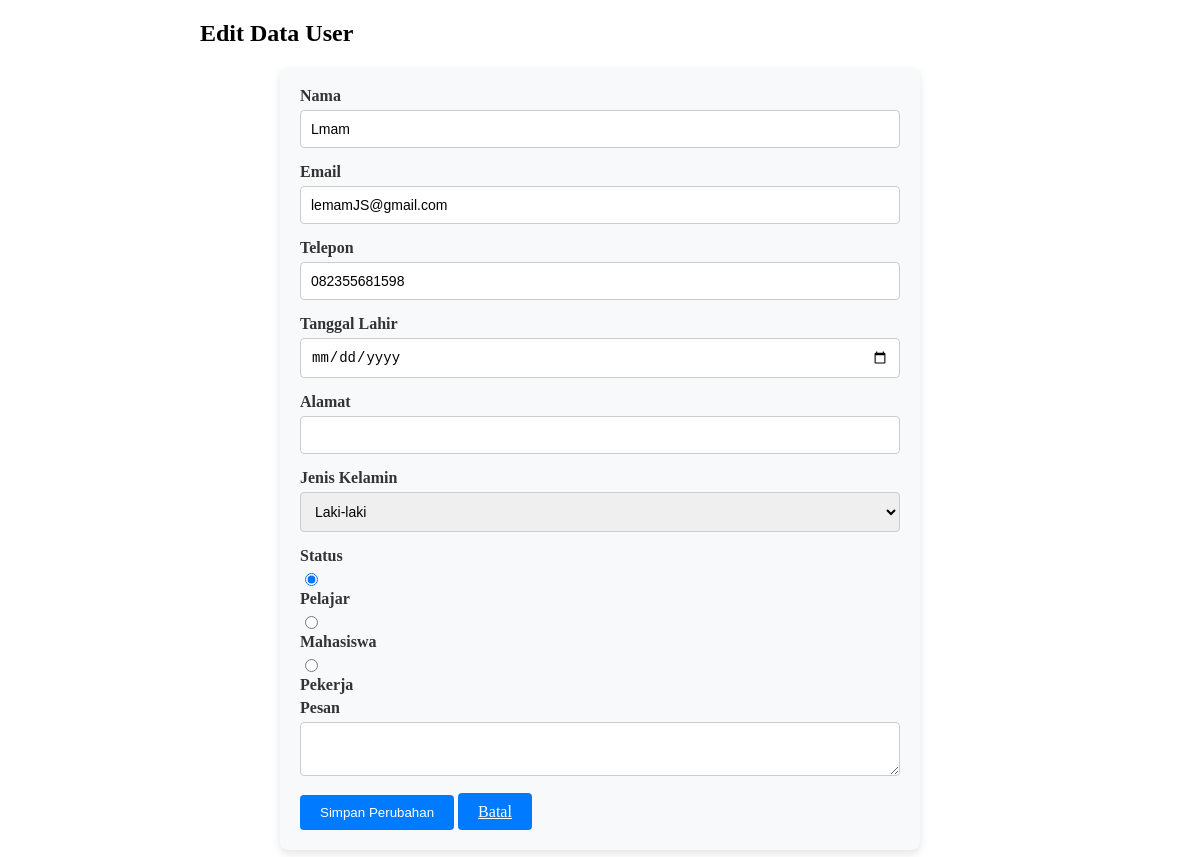
/crud/update.php?id=2, run on the app's committed database.
### tables this page shows
CREATE TABLE `pendaftar` (
  `id` int(11) NOT NULL,
  `name` varchar(100) NOT NULL,
  `email` varchar(100) NOT NULL,
  `phone` varchar(15) NOT NULL,
  `dob` date NOT NULL,
  `alamat` varchar(100) NOT NULL,
  `jekel` enum('Laki-laki','Perempuan') NOT NULL,
  `status` enum('Pelajar','Mahasiswa','Pekerja') NOT NULL,
  `pesan` text NOT NULL
);

### crud/update.php (the view, shortened to what this page needs)
<!DOCTYPE html>
<html lang="en">
<head>
    <link rel="stylesheet" href="../assets/cssform.css">
</head>
<body>
    <div class="container mt-5">
        <div class="row justify-content-center">
            <div class="col-md-6">
                <div class="form-container">
                    <h2 class="text-center mb-4">Edit Data User</h2>
                    <?php
                    $id = isset($_GET['id']) ? intval($_GET['id']) : 0;
                    if ($id > 0) {
                        $stmt = $koneksi->prepare("SELECT * FROM pendaftar WHERE id = ?");
                        $stmt->bind_param("i", $id);
                        $stmt->execute();
                        $result = $stmt->get_result();
                        if ($result->num_rows > 0) {
                            $user = $result->fetch_assoc();
                        } else {
                            die("<div class='alert alert-danger'>Data pengguna tidak ditemukan.</div>");
                        }
                    } else {
                        die("<div class='alert alert-danger'>ID tidak valid.</div>");
                    }
                    ?>
                    <form action="update_process.php?id=<?= $user['id'] ?>" method="POST">
                        <div class="form-group">
                            <label for="name">Nama</label>
                            <input type="text" class="form-control" id="name" name="name" value="<?= htmlspecialchars($user['name']) ?>" required>
                        </div>
                        <div class="form-group">
                            <label for="email">Email</label>
                            <input type="email" class="form-control" id="email" name="email" value="<?= htmlspecialchars($user['email']) ?>" required>
                        </div>
                        <div class="form-group">
                            <label for="phone">Telepon</label>
                            <input type="text" class="form-control" id="phone" name="phone" value="<?= htmlspecialchars($user['phone']) ?>" required>
                        </div>
                        <div class="form-group">
                            <label for="dob">Tanggal Lahir</label>
                            <input type="date" class="form-control" id="dob" name="dob" value="<?= htmlspecialchars($user['dob']) ?>" required>
                        </div>
                        <div class="form-group">
                            <label for="alamat">Alamat</label>
                            <input type="text" class="form-control" id="alamat" name="alamat" value="<?= htmlspecialchars($user['alamat']) ?>" required>
                        </div>
                        <div class="form-group">
                            <label for="jekel">Jenis Kelamin</label>
                            <select class="form-control" name="jekel" id="jekel" required>
                                <option value="Laki-laki" <?= $user['jekel'] == 'Laki-laki' ? 'selected' : '' ?>>Laki-laki</option>
                            </select>
                        </div>
                        <div class="form-group">
                            <label>Status</label>
                            <div class="d-flex">
                                <div class="form-check mr-3">
                                    <input type="radio" class="form-check-input" id="status_pelajar" name="status" value="Pelajar" <?= $user['status'] == 'Pelajar' ? 'checked' : '' ?>>
                                    <label for="status_pelajar" class="form-check-label">Pelajar</label>
                                </div>
                                <div class="form-check mr-3">
                                    <input type="radio" class="form-check-input" id="status_mahasiswa" name="status" value="Mahasiswa" <?= $user['status'] == 'Mahasiswa' ? 'checked' : '' ?>>
                                    <label for="status_mahasiswa" class="form-check-label">Mahasiswa</label>
                                </div>
                                <div class="form-check">
                                    <input type="radio" class="form-check-input" id="status_pekerja" name="status" value="Pekerja" <?= $user['status'] == 'Pekerja' ? 'checked' : '' ?>>
                                    <label for="status_pekerja" class="form-check-label">Pekerja</label>
                                </div>
                            </div>
                        </div>
                        <div class="form-group">
                            <label for="pesan">Pesan</label>
                            <textarea class="form-control" id="pesan" name="pesan" required><?= htmlspecialchars($user['pesan']) ?></textarea>
                        </div>
                        <div class="d-flex justify-content-between">
                            <button type="submit" class="btn btn-primary">Simpan Perubahan</button>
                            <a href="index.php" class="btn btn-secondary">Batal</a>
                        </div>
                    </form>
                </div>
            </div>
        </div>
    </div>
</body>
</html>

### assets/cssform.css (style rules this page uses)
form { margin: 20px auto; padding: 20px; background-color: #f8f9fa; border-radius: 8px; box-shadow: 0 4px 8px rgba(0, 0, 0, 0.1); max-width: 600px; width: 100%; }
label { display: block; font-weight: bold; margin-bottom: 5px; color: #333; }
input[type="text"], input[type="email"], input[type="tel"], input[type="date"], select, textarea { width: 100%; padding: 10px; margin-bottom: 15px; border: 1px solid #ccc; border-radius: 4px; font-size: 14px; box-sizing: border-box; }
button, .btn { padding: 10px 20px; background-color: #007bff; border: none; color: white; border-radius: 4px; cursor: pointer; transition: background-color 0.3s ease; }
.container { max-width: 800px; margin: 0 auto; }

### data on the page
pendaftar: name "Lmam", email "lemamJS@gmail.com", phone "082355681598", jekel "Laki-laki", status "☑ Pelajar", status "☐ Mahasiswa", status "☐ Pekerja"
